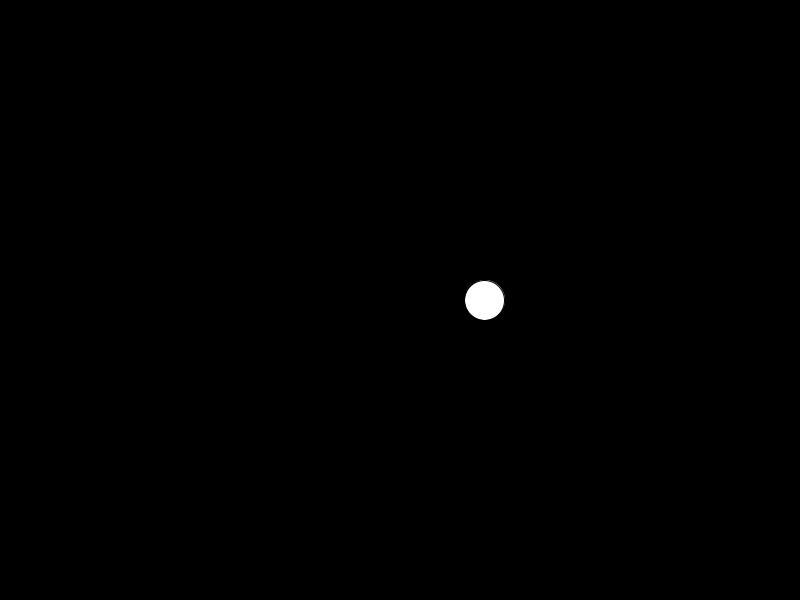
Frame 1 (no input)
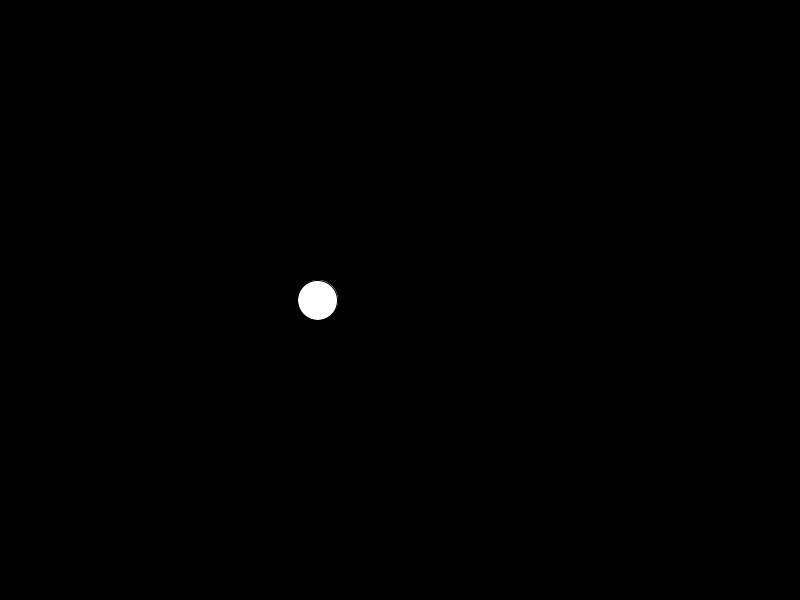
Frame 60 (the mouse pressed at the canvas centre just before this capture)
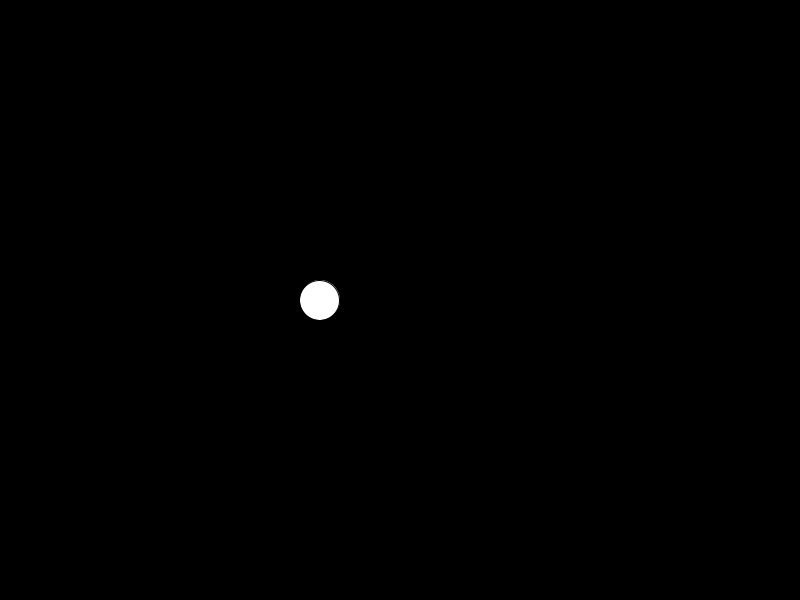
Frame 120 (the mouse held since frame 60 and released just before this capture)

The Processing sketch that drew these frames (run headless with seeded random() and noise(); from frame 60 on, the mouse is pressed at the canvas centre):

// Processing sketch: PerlinNoise
// ── PerlinNoise.pde
float t = 0;

void setup(){
  size(800, 600);
}

void draw( ) {
  background(0);
  fill(255);
  float x = noise(t);
  x = map(x, 0, 1, 0, width);
  ellipse(x, height / 2, 40, 40);
  t += 0.01;
}
